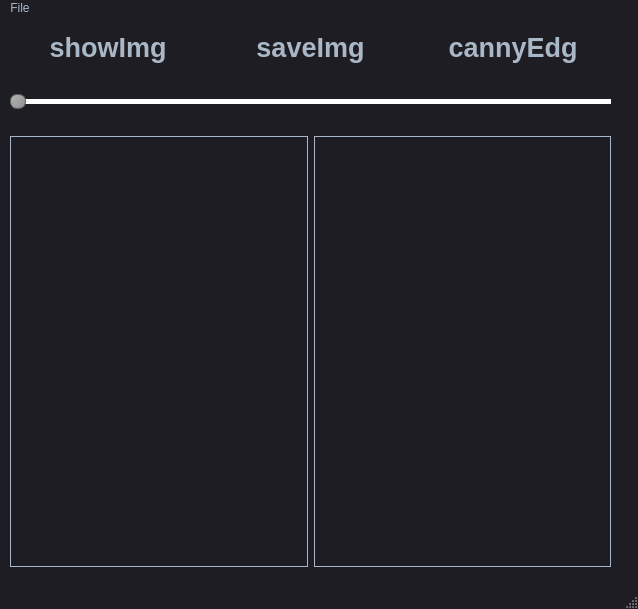
<?xml version="1.0" encoding="UTF-8"?>
<ui version="4.0">
 <class>MainWindow</class>
 <widget class="QMainWindow" name="MainWindow">
  <property name="geometry">
   <rect>
    <x>0</x>
    <y>0</y>
    <width>638</width>
    <height>609</height>
   </rect>
  </property>
  <property name="windowTitle">
   <string>MainWindow</string>
  </property>
  <property name="styleSheet">
   <string notr="true">
QMainWindow {
	background-color:#1e1d23;
}
QDialog {
	background-color:#1e1d23;
}
QColorDialog {
	background-color:#1e1d23;
}
QTextEdit {
	background-color:#1e1d23;
	color: #a9b7c6;
}
QPlainTextEdit {
	selection-background-color:#007b50;
	background-color:#1e1d23;
	border-style: solid;
	border-top-color: transparent;
	border-right-color: transparent;
	border-left-color: transparent;
	border-bottom-color: transparent;
	border-width: 1px;
	color: #a9b7c6;
}
QPushButton{
	border-style: solid;
	border-top-color: transparent;
	border-right-color: transparent;
	border-left-color: transparent;
	border-bottom-color: transparent;
	border-width: 1px;
	border-style: solid;
	color: #a9b7c6;
	padding: 2px;
	background-color: #1e1d23;
}
QPushButton::default{
	border-style: inset;
	border-top-color: transparent;
	border-right-color: transparent;
	border-left-color: transparent;
	border-bottom-color: #04b97f;
	border-width: 1px;
	color: #a9b7c6;
	padding: 2px;
	background-color: #1e1d23;
}
QToolButton {
	border-style: solid;
	border-top-color: transparent;
	border-right-color: transparent;
	border-left-color: transparent;
	border-bottom-color: #04b97f;
	border-bottom-width: 1px;
	border-style: solid;
	color: #a9b7c6;
	padding: 2px;
	background-color: #1e1d23;
}
QToolButton:hover{
	border-style: solid;
	border-top-color: transparent;
	border-right-color: transparent;
	border-left-color: transparent;
	border-bottom-color: #37efba;
	border-bottom-width: 2px;
	border-style: solid;
	color: #FFFFFF;
	padding-bottom: 1px;
	background-color: #1e1d23;
}
QPushButton:hover{
	border-style: solid;
	border-top-color: transparent;
	border-right-color: transparent;
	border-left-color: transparent;
	border-bottom-color: #37efba;
	border-bottom-width: 1px;
	border-style: solid;
	color: #FFFFFF;
	padding-bottom: 2px;
	background-color: #1e1d23;
}
QPushButton:pressed{
	border-style: solid;
	border-top-color: transparent;
	border-right-color: transparent;
	border-left-color: transparent;
	border-bottom-color: #37efba;
	border-bottom-width: 2px;
	border-style: solid;
	color: #37efba;
	padding-bottom: 1px;
	background-color: #1e1d23;
}
QPushButton:disabled{
	border-style: solid;
	border-top-color: transparent;
	border-right-color: transparent;
	border-left-color: transparent;
	border-bottom-color: #808086;
	border-bottom-width: 2px;
	border-style: solid;
	color: #808086;
	padding-bottom: 1px;
	background-color: #1e1d23;
}
QLineEdit {
	border-width: 1px; border-radius: 4px;
	border-color: rgb(58, 58, 58);
	border-style: inset;
	padding: 0 8px;
	color: #a9b7c6;
	background:#1e1d23;
	selection-background-color:#007b50;
	selection-color: #FFFFFF;
}
QLabel {
	color: #a9b7c6;
}
QLCDNumber {
	color: #37e6b4;
}
QProgressBar {
	text-align: center;
	color: rgb(240, 240, 240);
	border-width: 1px; 
	border-radius: 10px;
	border-color: rgb(58, 58, 58);
	border-style: inset;
	background-color:#1e1d23;
}
QProgressBar::chunk {
	background-color: #04b97f;
	border-radius: 5px;
}
QMenuBar {
	background-color: #1e1d23;
}
QMenuBar::item {
	color: #a9b7c6;
  	spacing: 3px;
  	padding: 1px 4px;
  	background: #1e1d23;
}

QMenuBar::item:selected {
  	background:#1e1d23;
	color: #FFFFFF;
}
QMenu::item:selected {
	border-style: solid;
	border-top-color: transparent;
	border-right-color: transparent;
	border-left-color: #04b97f;
	border-bottom-color: transparent;
	border-left-width: 2px;
	color: #FFFFFF;
	padding-left:15px;
	padding-top:4px;
	padding-bottom:4px;
	padding-right:7px;
	background-color: #1e1d23;
}
QMenu::item {
	border-style: solid;
	border-top-color: transparent;
	border-right-color: transparent;
	border-left-color: transparent;
	border-bottom-color: transparent;
	border-bottom-width: 1px;
	border-style: solid;
	color: #a9b7c6;
	padding-left:17px;
	padding-top:4px;
	padding-bottom:4px;
	padding-right:7px;
	background-color: #1e1d23;
}
QMenu{
	background-color:#1e1d23;
}
QTabWidget {
	color:rgb(0,0,0);
	background-color:#1e1d23;
}
QTabWidget::pane {
		border-color: rgb(77,77,77);
		background-color:#1e1d23;
		border-style: solid;
		border-width: 1px;
    	border-radius: 6px;
}
QTabBar::tab {
	border-style: solid;
	border-top-color: transparent;
	border-right-color: transparent;
	border-left-color: transparent;
	border-bottom-color: transparent;
	border-bottom-width: 1px;
	border-style: solid;
	color: #808086;
	padding: 3px;
	margin-left:3px;
	background-color: #1e1d23;
}
QTabBar::tab:selected, QTabBar::tab:last:selected, QTabBar::tab:hover {
  	border-style: solid;
	border-top-color: transparent;
	border-right-color: transparent;
	border-left-color: transparent;
	border-bottom-color: #04b97f;
	border-bottom-width: 2px;
	border-style: solid;
	color: #FFFFFF;
	padding-left: 3px;
	padding-bottom: 2px;
	margin-left:3px;
	background-color: #1e1d23;
}

QCheckBox {
	color: #a9b7c6;
	padding: 2px;
}
QCheckBox:disabled {
	color: #808086;
	padding: 2px;
}

QCheckBox:hover {
	border-radius:4px;
	border-style:solid;
	padding-left: 1px;
	padding-right: 1px;
	padding-bottom: 1px;
	padding-top: 1px;
	border-width:1px;
	border-color: rgb(87, 97, 106);
	background-color:#1e1d23;
}
QCheckBox::indicator:checked {

	height: 10px;
	width: 10px;
	border-style:solid;
	border-width: 1px;
	border-color: #04b97f;
	color: #a9b7c6;
	background-color: #04b97f;
}
QCheckBox::indicator:unchecked {

	height: 10px;
	width: 10px;
	border-style:solid;
	border-width: 1px;
	border-color: #04b97f;
	color: #a9b7c6;
	background-color: transparent;
}
QRadioButton {
	color: #a9b7c6;
	background-color: #1e1d23;
	padding: 1px;
}
QRadioButton::indicator:checked {
	height: 10px;
	width: 10px;
	border-style:solid;
	border-radius:5px;
	border-width: 1px;
	border-color: #04b97f;
	color: #a9b7c6;
	background-color: #04b97f;
}
QRadioButton::indicator:!checked {
	height: 10px;
	width: 10px;
	border-style:solid;
	border-radius:5px;
	border-width: 1px;
	border-color: #04b97f;
	color: #a9b7c6;
	background-color: transparent;
}
QStatusBar {
	color:#027f7f;
}
QSpinBox {
	color: #a9b7c6;	
	background-color: #1e1d23;
}
QDoubleSpinBox {
	color: #a9b7c6;	
	background-color: #1e1d23;
}
QTimeEdit {
	color: #a9b7c6;	
	background-color: #1e1d23;
}
QDateTimeEdit {
	color: #a9b7c6;	
	background-color: #1e1d23;
}
QDateEdit {
	color: #a9b7c6;	
	background-color: #1e1d23;
}
QComboBox {
	color: #a9b7c6;	
	background: #1e1d23;
}
QComboBox:editable {
	background: #1e1d23;
	color: #a9b7c6;
	selection-background-color: #1e1d23;
}
QComboBox QAbstractItemView {
	color: #a9b7c6;	
	background: #1e1d23;
	selection-color: #FFFFFF;
	selection-background-color: #1e1d23;
}
QComboBox:!editable:on, QComboBox::drop-down:editable:on {
	color: #a9b7c6;	
	background: #1e1d23;
}
QFontComboBox {
	color: #a9b7c6;	
	background-color: #1e1d23;
}
QToolBox {
	color: #a9b7c6;
	background-color: #1e1d23;
}
QToolBox::tab {
	color: #a9b7c6;
	background-color: #1e1d23;
}
QToolBox::tab:selected {
	color: #FFFFFF;
	background-color: #1e1d23;
}
QScrollArea {
	color: #FFFFFF;
	background-color: #1e1d23;
}
QSlider::groove:horizontal {
	height: 5px;
	background: #04b97f;
}
QSlider::groove:vertical {
	width: 5px;
	background: #04b97f;
}
QSlider::handle:horizontal {
	background: qlineargradient(x1:0, y1:0, x2:1, y2:1, stop:0 #b4b4b4, stop:1 #8f8f8f);
	border: 1px solid #5c5c5c;
	width: 14px;
	margin: -5px 0;
	border-radius: 7px;
}
QSlider::handle:vertical {
	background: qlineargradient(x1:1, y1:1, x2:0, y2:0, stop:0 #b4b4b4, stop:1 #8f8f8f);
	border: 1px solid #5c5c5c;
	height: 14px;
	margin: 0 -5px;
	border-radius: 7px;
}
QSlider::add-page:horizontal {
    background: white;
}
QSlider::add-page:vertical {
    background: white;
}
QSlider::sub-page:horizontal {
    background: #04b97f;
}
QSlider::sub-page:vertical {
    background: #04b97f;
}</string>
  </property>
  <widget class="QWidget" name="centralwidget">
   <widget class="QWidget" name="layoutWidget">
    <property name="geometry">
     <rect>
      <x>10</x>
      <y>10</y>
      <width>601</width>
      <height>43</height>
     </rect>
    </property>
    <layout class="QHBoxLayout" name="horizontalLayout">
     <item>
      <widget class="QPushButton" name="B_show_img">
       <property name="font">
        <font>
         <pointsize>20</pointsize>
         <weight>75</weight>
         <bold>true</bold>
        </font>
       </property>
       <property name="text">
        <string>showImg</string>
       </property>
      </widget>
     </item>
     <item>
      <widget class="QPushButton" name="B_save_img">
       <property name="font">
        <font>
         <pointsize>20</pointsize>
         <weight>75</weight>
         <bold>true</bold>
        </font>
       </property>
       <property name="text">
        <string>saveImg</string>
       </property>
      </widget>
     </item>
     <item>
      <widget class="QPushButton" name="B_canny">
       <property name="font">
        <font>
         <pointsize>20</pointsize>
         <weight>75</weight>
         <bold>true</bold>
        </font>
       </property>
       <property name="text">
        <string>cannyEdg</string>
       </property>
      </widget>
     </item>
    </layout>
   </widget>
   <widget class="QWidget" name="layoutWidget">
    <property name="geometry">
     <rect>
      <x>10</x>
      <y>120</y>
      <width>601</width>
      <height>431</height>
     </rect>
    </property>
    <layout class="QHBoxLayout" name="horizontalLayout_2">
     <item>
      <widget class="QLabel" name="label">
       <property name="frameShape">
        <enum>QFrame::Box</enum>
       </property>
       <property name="text">
        <string/>
       </property>
      </widget>
     </item>
     <item>
      <widget class="QLabel" name="label_2">
       <property name="frameShape">
        <enum>QFrame::Box</enum>
       </property>
       <property name="text">
        <string/>
       </property>
      </widget>
     </item>
    </layout>
   </widget>
   <widget class="QSlider" name="hSlider">
    <property name="geometry">
     <rect>
      <x>10</x>
      <y>70</y>
      <width>601</width>
      <height>31</height>
     </rect>
    </property>
    <property name="orientation">
     <enum>Qt::Horizontal</enum>
    </property>
    <property name="tickInterval">
     <number>2</number>
    </property>
   </widget>
  </widget>
  <widget class="QStatusBar" name="statusbar"/>
  <widget class="QMenuBar" name="menubar">
   <property name="geometry">
    <rect>
     <x>0</x>
     <y>0</y>
     <width>638</width>
     <height>18</height>
    </rect>
   </property>
   <widget class="QMenu" name="menuFile">
    <property name="title">
     <string>File</string>
    </property>
    <widget class="QMenu" name="menusave">
     <property name="title">
      <string>save</string>
     </property>
     <addaction name="actionImage"/>
     <addaction name="actionCannySave"/>
    </widget>
    <addaction name="actionshow"/>
    <addaction name="actioncanny"/>
    <addaction name="menusave"/>
   </widget>
   <addaction name="menuFile"/>
  </widget>
  <action name="actionshow">
   <property name="text">
    <string>show</string>
   </property>
  </action>
  <action name="actioncanny">
   <property name="text">
    <string>canny</string>
   </property>
  </action>
  <action name="actionImage">
   <property name="text">
    <string>Image</string>
   </property>
  </action>
  <action name="actionCannySave">
   <property name="text">
    <string>Canny</string>
   </property>
  </action>
 </widget>
 <resources/>
 <connections/>
</ui>
